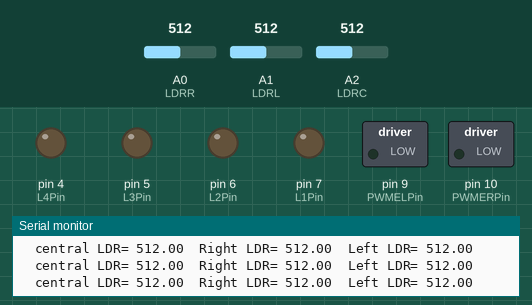
Recording of a sketch running on a simulated Arduino Uno, built with avr-gcc and run on an emulated ATmega328P. Shown: switched loads named in the sketch (green lamp = pin HIGH), output pins drawn as LEDs (lit = HIGH), the last lines printed to the serial monitor. The test bench sets the inputs (shaded band); at power-on: A0 (LDRR) = 512, A1 (LDRL) = 512, A2 (LDRC) = 512.

Above: at 1.2 s.
1.3 s: A0 (LDRR) set to 544
2.8 s: A0 (LDRR) set to 563
At 4.0 s:
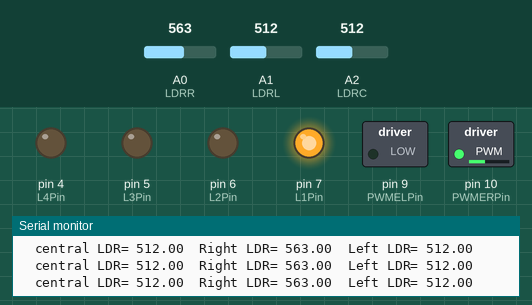
4.3 s: A1 (LDRL) set to 536
At 5.1 s:
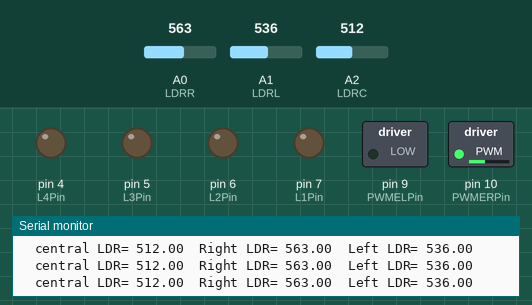
5.8 s: A2 (LDRC) set to 596
8.8 s: A2 (LDRC) set to 616
At 9.4 s:
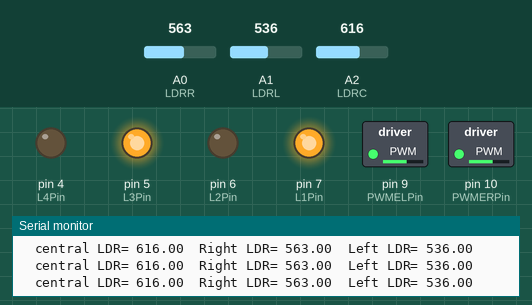
10.4 s: A1 (LDRL) set to 716
At 11.5 s:
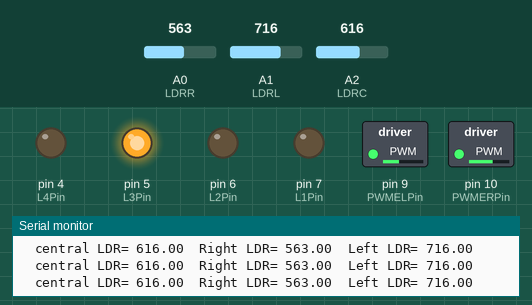
Timing chart, 0 to 12.9 s (numbered marks = the images above; inputs shaded):
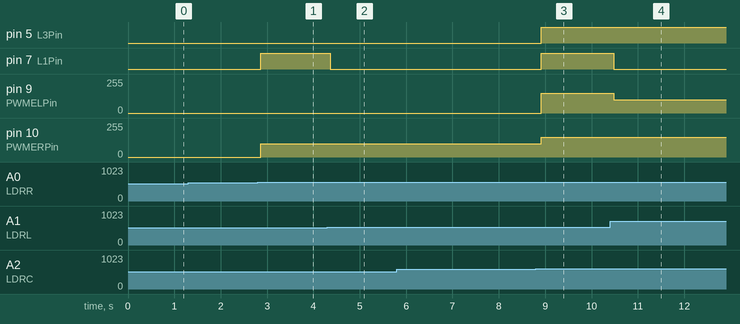

Measured:
- the behaviour switches between 552 and 553 on A0 (LDRR) (found by bisection; images 0 and 1)
- the behaviour switches between 522 and 523 on A1 (LDRL) (found by bisection; images 1 and 2)
- the behaviour switches between 603 and 604 on A2 (LDRC) (found by bisection; images 2 and 3)
- after the input at 2.8 s, pin 7 (L1Pin): LOW → HIGH after 0.07 s; pin 10 (PWMERPin): 0/255 → 100/255 after 0.07 s
- after the input at 4.3 s, pin 7 (L1Pin): HIGH → LOW after 0.06 s
- after the input at 8.8 s, pin 5 (L3Pin), pin 7 (L1Pin): LOW → HIGH after 0.12 s; pin 9 (PWMELPin): 0/255 → 150/255 after 0.12 s; pin 10 (PWMERPin): 100/255 → 150/255 after 0.12 s
- after the input at 10.4 s, pin 7 (L1Pin): HIGH → LOW after 0.08 s; pin 9 (PWMELPin): 150/255 → 100/255 after 0.08 s

The sketch:

Light_following_robot.ino
```cpp
#define LDRR A0
#define LDRL A1
#define LDRC A2
const int PWMERPin = 10;
const int PWMELPin = 9;
const int L1Pin = 7;
const int L2Pin = 6;
const int L3Pin = 5;
const int L4Pin = 4;

int motorRF()
  {
    digitalWrite(L1Pin,HIGH);
    digitalWrite(L2Pin,LOW);
}
int motorRB()
  {
    digitalWrite(L1Pin,LOW);
    digitalWrite(L2Pin,HIGH);
}
int motorRS()
  {
    digitalWrite(L1Pin,LOW);
    digitalWrite(L2Pin,LOW);
}
int motorLF()
  {
    digitalWrite(L3Pin,HIGH);
    digitalWrite(L4Pin,LOW);
}
int motorLB()
  {
    digitalWrite(L3Pin,LOW);
    digitalWrite(L4Pin,HIGH);
}
int motorLS()
  {
    digitalWrite(L3Pin,LOW);
    digitalWrite(L4Pin,LOW);
}
void setup()
{
   Serial.begin(9600);
    pinMode(PWMELPin, OUTPUT);
    pinMode(PWMERPin, OUTPUT);
    pinMode(L1Pin, OUTPUT);
    pinMode(L2Pin, OUTPUT);
    pinMode(L3Pin, OUTPUT);
    pinMode(L4Pin, OUTPUT);
}

void loop()
{
  float valueC=analogRead(LDRC);
  Serial.print("  central LDR= ");
   Serial.print(valueC);
  // delay(150);
  float valueR=analogRead(LDRR);
  Serial.print("  Right LDR= ");
   Serial.print(valueR);
 //  delay(150);
  float valueL=analogRead(LDRL);
  Serial.print("  Left LDR= ");
   Serial.println(valueL);
 // delay(150);
        if(valueC>(valueR+40) && valueC>(valueL+40))
        {
           motorRF();
           motorLF();
          analogWrite(PWMERPin,150);
          analogWrite(PWMELPin,150);
        }
        else if(valueR>(valueC+40) && valueR>(valueL+40))
        {
           motorLS();
           motorRF();
          analogWrite(PWMERPin,100);
        }
         else if(valueL>(valueC+40) && valueL>(valueR+40))
        {
           motorLF();
           motorRS();
          analogWrite(PWMELPin,100);
        }
        else
        {
          motorLS();
          motorRS();
        }
}
```
